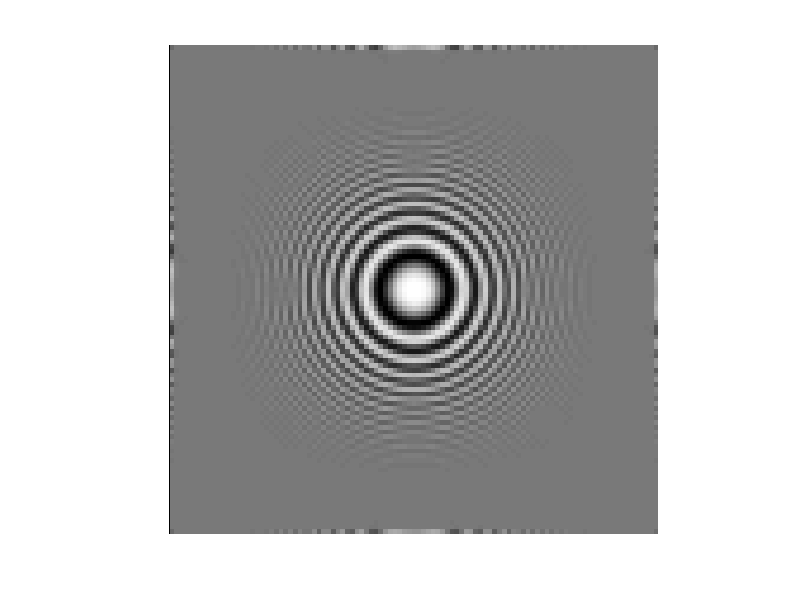

Write MATLAB code to recreate this figure.
N = 512;
[X,Y] = meshgrid(linspace(-1,1,N),linspace(-1,1,N));
R_sq = X.^2 + Y.^2;
original_img =cos(150 * R_sq);
imshow(original_img);
title('Original Signal (512x512)');
downsample_factor = 5;
resized_img = original_img(1:downsample_factor:end, 1:downsample_factor:end);
imshow(resized_img);
sigma = 3;
filtered_img = imgaussfilt(original_img, sigma);
resized_img_aa = filtered_img(1:downsample_factor:end, 1:downsample_factor:end);
imshow(resized_img_aa,[]);
